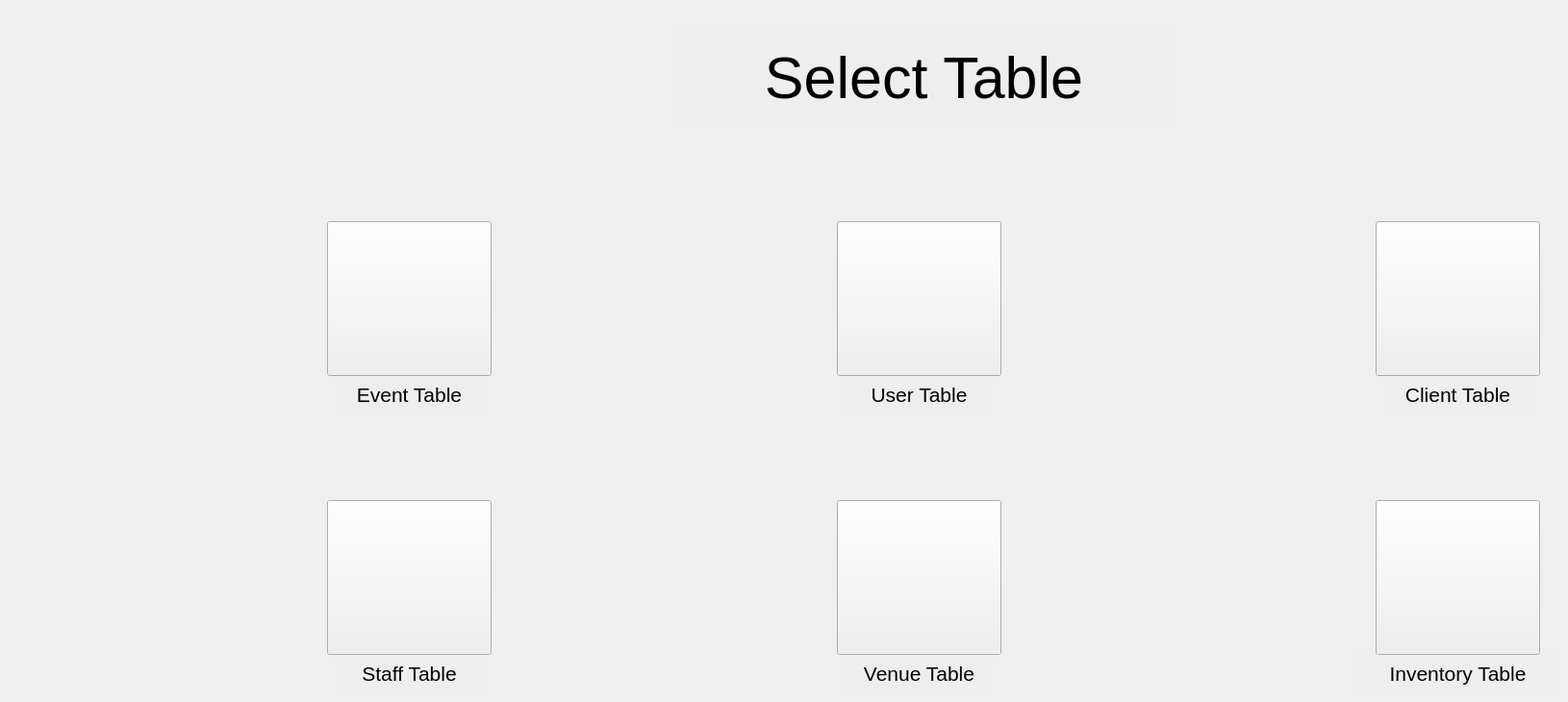
    <widget class="QWidget" name="afterloginforADMIN">
     <widget class="QPushButton" name="admin_login_venuebutton">
      <property name="geometry">
       <rect>
        <x>870</x>
        <y>520</y>
        <width>171</width>
        <height>161</height>
       </rect>
      </property>
      <property name="font">
       <font>
        <pointsize>26</pointsize>
       </font>
      </property>
      <property name="styleSheet">
       <string notr="true">border-image: url(:/venue.png);</string>
      </property>
      <property name="text">
       <string/>
      </property>
     </widget>
     <widget class="QPushButton" name="admin_login_eventbutton">
      <property name="geometry">
       <rect>
        <x>340</x>
        <y>230</y>
        <width>171</width>
        <height>161</height>
       </rect>
      </property>
      <property name="font">
       <font>
        <pointsize>26</pointsize>
       </font>
      </property>
      <property name="styleSheet">
       <string notr="true">border-image: url(:/concert.png);
</string>
      </property>
      <property name="text">
       <string/>
      </property>
     </widget>
     <widget class="QPushButton" name="admin_login_userbutton">
      <property name="geometry">
       <rect>
        <x>870</x>
        <y>230</y>
        <width>171</width>
        <height>161</height>
       </rect>
      </property>
      <property name="font">
       <font>
        <pointsize>26</pointsize>
       </font>
      </property>
      <property name="styleSheet">
       <string notr="true">border-image: url(:/user.png);</string>
      </property>
      <property name="text">
       <string/>
      </property>
     </widget>
     <widget class="QPushButton" name="admin_login_inventorybutton">
      <property name="geometry">
       <rect>
        <x>1430</x>
        <y>520</y>
        <width>171</width>
        <height>161</height>
       </rect>
      </property>
      <property name="font">
       <font>
        <pointsize>26</pointsize>
       </font>
      </property>
      <property name="styleSheet">
       <string notr="true">border-image: url(:/inventory.png);</string>
      </property>
      <property name="text">
       <string/>
      </property>
     </widget>
     <widget class="QPushButton" name="admin_login_staffbutton">
      <property name="geometry">
       <rect>
        <x>340</x>
        <y>520</y>
        <width>171</width>
        <height>161</height>
       </rect>
      </property>
      <property name="font">
       <font>
        <pointsize>26</pointsize>
       </font>
      </property>
      <property name="styleSheet">
       <string notr="true">border-image: url(:/staff.png);</string>
      </property>
      <property name="text">
       <string/>
      </property>
     </widget>
     <widget class="QPushButton" name="admin_login_clientbutton">
      <property name="geometry">
       <rect>
        <x>1430</x>
        <y>230</y>
        <width>171</width>
        <height>161</height>
       </rect>
      </property>
      <property name="font">
       <font>
        <pointsize>26</pointsize>
       </font>
      </property>
      <property name="styleSheet">
       <string notr="true">border-image: url(:/man.png);</string>
      </property>
      <property name="text">
       <string/>
      </property>
     </widget>
     <widget class="QLabel" name="label_2">
      <property name="geometry">
       <rect>
        <x>700</x>
        <y>30</y>
        <width>521</width>
        <height>101</height>
       </rect>
      </property>
      <property name="font">
       <font>
        <pointsize>46</pointsize>
       </font>
      </property>
      <property name="styleSheet">
       <string notr="true">background-color: rgb(128, 128, 128, 0.01);</string>
      </property>
      <property name="text">
       <string>Select Table</string>
      </property>
      <property name="alignment">
       <set>Qt::AlignCenter</set>
      </property>
     </widget>
     <widget class="QLabel" name="label_6">
      <property name="geometry">
       <rect>
        <x>350</x>
        <y>390</y>
        <width>151</width>
        <height>41</height>
       </rect>
      </property>
      <property name="font">
       <font>
        <pointsize>16</pointsize>
       </font>
      </property>
      <property name="styleSheet">
       <string notr="true">background-color: rgb(128, 128, 128, 0.01);</string>
      </property>
      <property name="text">
       <string>Event Table</string>
      </property>
      <property name="alignment">
       <set>Qt::AlignCenter</set>
      </property>
     </widget>
     <widget class="QLabel" name="label_26">
      <property name="geometry">
       <rect>
        <x>350</x>
        <y>680</y>
        <width>151</width>
        <height>41</height>
       </rect>
      </property>
      <property name="font">
       <font>
        <pointsize>16</pointsize>
       </font>
      </property>
      <property name="styleSheet">
       <string notr="true">background-color: rgb(128, 128, 128, 0.01);</string>
      </property>
      <property name="text">
       <string>Staff Table</string>
      </property>
      <property name="alignment">
       <set>Qt::AlignCenter</set>
      </property>
     </widget>
     <widget class="QLabel" name="label_30">
      <property name="geometry">
       <rect>
        <x>880</x>
        <y>680</y>
        <width>151</width>
        <height>41</height>
       </rect>
      </property>
      <property name="font">
       <font>
        <pointsize>16</pointsize>
       </font>
      </property>
      <property name="styleSheet">
       <string notr="true">background-color: rgb(128, 128, 128, 0.01);</string>
      </property>
      <property name="text">
       <string>Venue Table</string>
      </property>
      <property name="alignment">
       <set>Qt::AlignCenter</set>
      </property>
     </widget>
     <widget class="QLabel" name="label_31">
      <property name="geometry">
       <rect>
        <x>880</x>
        <y>390</y>
        <width>151</width>
        <height>41</height>
       </rect>
      </property>
      <property name="font">
       <font>
        <pointsize>16</pointsize>
       </font>
      </property>
      <property name="styleSheet">
       <string notr="true">background-color: rgb(128, 128, 128, 0.01);</string>
      </property>
      <property name="text">
       <string>User Table</string>
      </property>
      <property name="alignment">
       <set>Qt::AlignCenter</set>
      </property>
     </widget>
     <widget class="QLabel" name="label_32">
      <property name="geometry">
       <rect>
        <x>1410</x>
        <y>680</y>
        <width>211</width>
        <height>41</height>
       </rect>
      </property>
      <property name="font">
       <font>
        <pointsize>16</pointsize>
       </font>
      </property>
      <property name="styleSheet">
       <string notr="true">background-color: rgb(128, 128, 128, 0.01);</string>
      </property>
      <property name="text">
       <string>Inventory Table</string>
      </property>
      <property name="alignment">
       <set>Qt::AlignCenter</set>
      </property>
     </widget>
     <widget class="QLabel" name="label_33">
      <property name="geometry">
       <rect>
        <x>1440</x>
        <y>390</y>
        <width>151</width>
        <height>41</height>
       </rect>
      </property>
      <property name="font">
       <font>
        <pointsize>16</pointsize>
       </font>
      </property>
      <property name="styleSheet">
       <string notr="true">background-color: rgb(128, 128, 128, 0.01);</string>
      </property>
      <property name="text">
       <string>Client Table</string>
      </property>
      <property name="alignment">
       <set>Qt::AlignCenter</set>
      </property>
     </widget>
    </widget>
